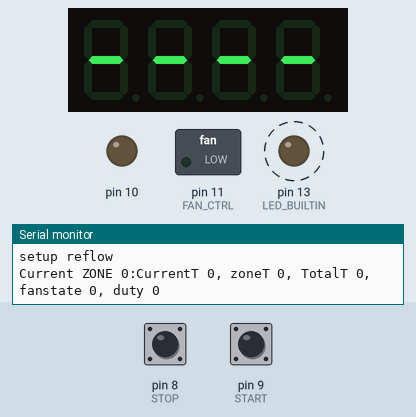
Recording of a program running on a simulated Arduino Uno, built with avr-gcc and run on an emulated ATmega328P. On the bench: 4-digit seven-segment display, switched loads named in the program (green lamp = pin HIGH), output pins drawn as LEDs (lit = HIGH), the last lines printed to the serial monitor. Dashed ring = blinking. The inputs (shaded band) are chosen by the test bench; at power-on: pin 9 (START) HIGH, pin 8 (STOP) HIGH.

Above: at 1.7 s.
1.8 s: pin 9 (START) pulled LOW for 0.15 s
At 2.1 s:
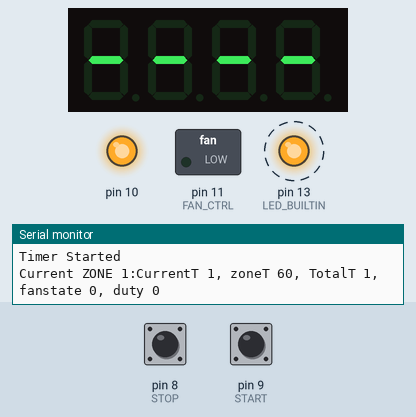
2.5 s: pin 8 (STOP) pulled LOW for 0.15 s
At 4.8 s:
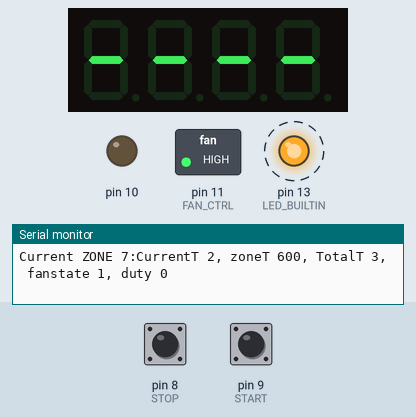
Timing chart, 0 to 11.6 s (numbered marks = the images above; inputs shaded):
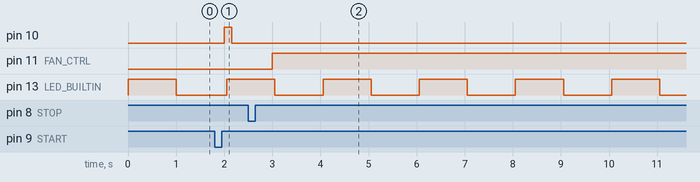

The program:

main.cpp
```cpp
#include <Arduino.h>

#include <TM1650.h>
#include <ezButton.h>
#include <reflow.h>
#include "max6675.h"


#define START 9
#define STOP 8


#define thermoDO 4
#define thermoCS 5
#define thermoCLK 6

char buffer[128], szF[6];
int ledState = HIGH;
const long interval = 1000;
unsigned long previousMillis = 0;

MAX6675 thermocouple(thermoCLK, thermoCS, thermoDO);
TM1650 display;
Reflow myReflow;
ezButton button_start(START);
ezButton button_stop(STOP);

void setup() {

  pinMode(START, INPUT); // start button
  pinMode(STOP, INPUT); // stop button
  pinMode(LED_BUILTIN, OUTPUT);
  digitalWrite(LED_BUILTIN, HIGH);

  Serial.begin(9600);

  button_start.setDebounceTime(25);
  button_stop.setDebounceTime(25);


  Serial.println("Ksoft Flow Control Start!");
  Wire.begin(); //Join the bus as master
  display.init();
  display.displayOn();
  char line[] = "----";
  display.displayString(line);
  //display.setBrightnessGradually(TM1650_MAX_BRIGHT);

  myReflow.setup();
  delay(500);
}

  void displayTemperature(float temperature) {
    dtostrf(temperature, 4, 1, szF );
    sprintf(buffer, "%s", szF);
    Serial.println(buffer);
    display.displayString(buffer);
}


void loop() {

  button_start.loop();
  button_stop.loop();
  myReflow.loop();
  unsigned long currentMillis = millis();
  if (currentMillis - previousMillis >= interval) {
      previousMillis = currentMillis;
      if (ledState == LOW) {
        ledState = HIGH;
      } else {
        ledState = LOW;
      }
      // set the LED with the ledState of the variable:
      digitalWrite(LED_BUILTIN, ledState);
  }

  if(button_start.isPressed()){
      Serial.println("BUTTON START PRESSED");
      myReflow.setNextZone();
    }

  if(button_stop.isPressed()){
      Serial.println("BUTTON STOP PRESSED");
      myReflow.setCooling();

  }

  //float temp = thermocouple.readCelsius();
  //displayTemperature(temp);

}
```

ktimer.cpp
```cpp
#include "ktimer.h"

Ktimer::Ktimer(int TimerPin)
{
    timer_pin = TimerPin;
    on_time_ms = 200;
    off_time_ms  = 2000;
    total_time_ms = on_time_ms + off_time_ms;
    current_output = LOW;
    timer_enabled = false;
}

void Ktimer::setup()
{
    pinMode(timer_pin, OUTPUT);
    digitalWrite(timer_pin, LOW);

}

void Ktimer::loop()
{
    unsigned long current_millis = millis();
    if (current_millis - previous_millis >= interval) {
      //Serial.println("process timer loop");
      previous_millis = current_millis;
      if (timer_enabled){
        //check if need to be on
        current_time = current_time + interval;
        if (current_output == HIGH) {
            if (current_time >= on_time_ms){
                current_output = LOW;
                Serial.println("TIMER OFF");
                digitalWrite(timer_pin, current_output);
            }
        } else if (current_time >= off_time_ms){
            current_output = HIGH;
            current_time = 0;
            Serial.println("TIMER ON");
            digitalWrite(timer_pin, current_output);

        }
     }

    }
}

void Ktimer::start()
{
    timer_enabled = true;
    current_output = HIGH;
    digitalWrite(timer_pin, current_output);
    current_time = 0;
    Serial.println("TIMER START ON");
}

void Ktimer::stop()
{
    timer_enabled = false;
    digitalWrite(timer_pin, LOW);

}

void Ktimer::setOnTime(int time)
{
    on_time_ms = time;
}

void Ktimer::setOffTime(int time)
{
    off_time_ms = time;
}

void Ktimer::resetCounters()
{
}
```

ktimer.h
```cpp
#ifndef	KTIMER_H
#define KTIMER_H

#include <Arduino.h>

class	Ktimer{

    public:
		Ktimer(int TimerPin);
        void setup();
        void loop();
        void start();
        void stop();
        void setOnTime(int time);
        void setOffTime(int time);


    private:
        char buffer[128], szF[6];
        int timer_pin;
        int on_time_ms;
        int off_time_ms;
        int total_time_ms;
        int current_time;
        int current_output;
        bool timer_enabled;
        const long interval = 100;
        unsigned long previous_millis;
        void resetCounters();
};

#endif
```

reflow.cpp
```cpp
#include "reflow.h"

Reflow::Reflow()
{

    duty = 0;
    fanState = LOW;

    totalDuration = 0;
    zoneDuration = 0;
    futureZone = ReflowZoneEnum::NONE;
    activeZone = ReflowZoneEnum::NONE;

    previousMillis = 0;
    my_timer = new Ktimer(SSR_CTRL);

}

void Reflow::setup()
{
    pinMode(FAN_CTRL, OUTPUT);
    digitalWrite(FAN_CTRL, fanState);
    my_timer->setup();
    sprintf(buffer, "setup reflow");
    Serial.println(buffer);
}

void Reflow::start()
{
}

void Reflow::stop()
{
}

void Reflow::setNextZone()
{
  switch (activeZone)
  {
    case ReflowZoneEnum::NONE:
      futureZone = ReflowZoneEnum::PRE_START;
    break;

    case ReflowZoneEnum::PRE_START:
      futureZone = ReflowZoneEnum::PRE_START_STEADY;
    break;

    case ReflowZoneEnum::PRE_START_STEADY:
      futureZone = ReflowZoneEnum::PRE_HEAT;
    break;

    case ReflowZoneEnum::PRE_HEAT:
      futureZone = ReflowZoneEnum::SOAK;
    break;

    case ReflowZoneEnum::SOAK:
      futureZone = ReflowZoneEnum::REFLOW;
    break;

    case ReflowZoneEnum::REFLOW:
      futureZone = ReflowZoneEnum::REFLOW_STEADY;
    break;

    default:
    break;
  }
}


void Reflow::setCooling()
{

    futureZone = ReflowZoneEnum::COOLING;
}

void Reflow::loop(){
  my_timer->loop();
  unsigned long currentMillis = millis();
  if (currentMillis - previousMillis >= interval)
  {
      //Serial.println("process reflow loop");
      previousMillis = currentMillis;

      if (futureZone != activeZone)
      {
        Serial.println("New Future Zone");
        switch (futureZone)
        {
          case ReflowZoneEnum::PRE_START:
            fanState = LOW;
            digitalWrite(FAN_CTRL, fanState);
            my_timer->setOnTime(200);
            my_timer->setOffTime(2000);
            my_timer->start();
            zoneDuration = 60;
            currentDuration = 0;
            Serial.println("Timer Started");
          break;
          case ReflowZoneEnum::PRE_START_STEADY:
            zoneDuration = 30;
            currentDuration = 0;
            my_timer->stop();
          break;
          case ReflowZoneEnum::PRE_HEAT:
            my_timer->stop();
            my_timer->setOnTime(350);
            my_timer->setOffTime(1000);
            my_timer->start();
            Serial.println("Timer Started for PRE_HEAT");
            zoneDuration = 60;
            currentDuration = 0;

          break;
          case ReflowZoneEnum::SOAK:
            my_timer->stop();
            my_timer->setOnTime(300);
            my_timer->setOffTime(3000);
            my_timer->start();
            Serial.println("Timer Started for SOAK");
            zoneDuration = 120;
            currentDuration = 0;

          break;

          case ReflowZoneEnum::REFLOW:
            my_timer->stop();
            my_timer->setOnTime(2000);
            my_timer->setOffTime(1000);
            my_timer->start();
            Serial.println("Timer Started for REFLOW");
            zoneDuration = 20;
            currentDuration = 0;

          break;
           case ReflowZoneEnum::REFLOW_STEADY:
            my_timer->stop();
            Serial.println("Timer Started for REFLOW_STEADY");
            zoneDuration = 20;
            currentDuration = 0;

          break;
          case ReflowZoneEnum::COOLING:
            fanState = HIGH;
            digitalWrite(FAN_CTRL, fanState);
            Serial.println("FAN ON");
            zoneDuration = 600;
            currentDuration = 0;
            my_timer->stop();
          break;
          case ReflowZoneEnum::NONE:
            fanState = LOW;
            digitalWrite(FAN_CTRL, fanState);
            Serial.println("FAN OFF");
            my_timer->stop();
            currentDuration = 0;
            zoneDuration = 0;
          break;

          default:
            Serial.println(" FUTURE ZONE UNKNOWN");
          break;
        }

        activeZone = futureZone;

      }

       if (activeZone != ReflowZoneEnum::NONE) {

            totalDuration++;
            currentDuration++;

            if(currentDuration>=zoneDuration){

                if (activeZone == ReflowZoneEnum::PRE_START){
                  futureZone = ReflowZoneEnum::PRE_START_STEADY;
                }

                if (activeZone == ReflowZoneEnum::PRE_START_STEADY){
                  futureZone = ReflowZoneEnum::PRE_HEAT;
                }

                if (activeZone == ReflowZoneEnum::PRE_HEAT){
                  futureZone = ReflowZoneEnum::SOAK;
                }

                if (activeZone == ReflowZoneEnum::SOAK){
                  futureZone = ReflowZoneEnum::REFLOW;
                }

                if (activeZone == ReflowZoneEnum::REFLOW){
                  futureZone = ReflowZoneEnum::REFLOW_STEADY;
                }

                if (activeZone == ReflowZoneEnum::REFLOW_STEADY){
                  futureZone = ReflowZoneEnum::COOLING;
                }

                if (activeZone == ReflowZoneEnum::COOLING){
                    futureZone = ReflowZoneEnum::NONE;
                }
            }

        }

      //print current status
      sprintf(buffer, "Current ZONE %d:CurrentT %d, zoneT %d, TotalT %d, fanstate %d, duty %d ", activeZone, currentDuration, zoneDuration, totalDuration, fanState, duty);
      Serial.println(buffer);
  }
}
```

reflow.h
```cpp
#ifndef	REFLOW_H
#define REFLOW_H

#include <Arduino.h>
#include <ktimer.h>

#define SSR_CTRL 10 //Arduino Uno 9 or 10
#define FAN_CTRL 11

enum class ReflowZoneEnum{
    NONE=0,
    PRE_START,
    PRE_START_STEADY,
    PRE_HEAT,
    SOAK,
    REFLOW,
    REFLOW_STEADY,
    COOLING,
    MAX


};


class	Reflow{

    public:
		Reflow();
        void setup();
        void loop();
        void start();
        void stop();

        void setNextZone();
        void setCooling();

    private:
        char buffer[128], szF[6];
        int duty;
        int fanState;
        int totalDuration;
        int zoneDuration;
        String futureStringZone;
        ReflowZoneEnum futureZone;
        ReflowZoneEnum activeZone;
        int currentDuration;
        const long interval = 1000;
        unsigned long previousMillis;
        Ktimer *my_timer;
};

#endif
```

Measured:
- after the input at 1.8 s, pin 10: LOW → HIGH after 0.20 s, → LOW 0.15 s later
- after the input at 2.5 s, pin 10: stops changing and stays LOW; pin 11 (FAN_CTRL): LOW → HIGH after 0.50 s
- by itself, pin 13 (LED_BUILTIN): alternates HIGH for 1.0 s and LOW for 1.0 s
